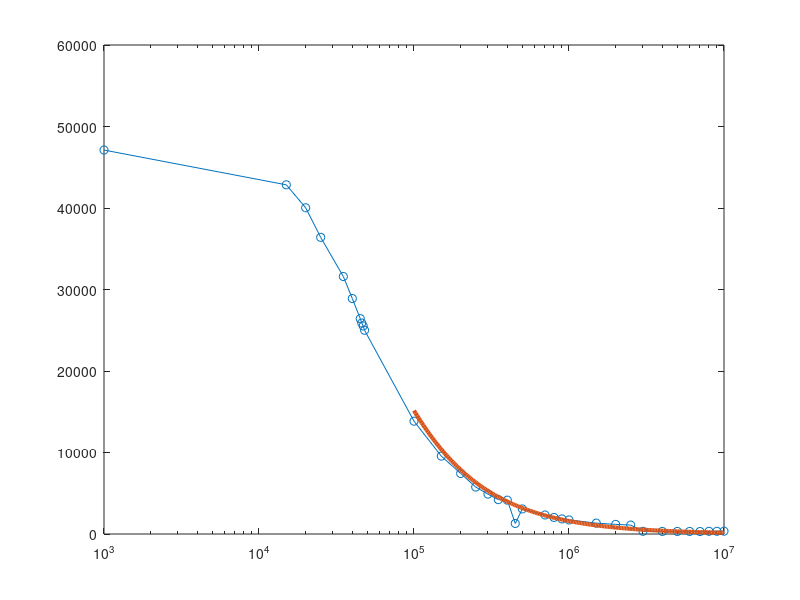

Recreate this plot in MATLAB. (Note: this script raises an error after producing the figure.)
clear all;
close all;

A0=10e4; %%dato sacado del grafico
wp=2*pi*12; %%frecuencai da corte obtenida del datasheet
sr=0.5e6;
s=tf('s');
r1=50e3;
r3=50e3;
r2=5e3;
r4=100e3;
Dm=csvread('circuito_inv_caso3_Zin_100k.csv');
Ds=csvread('circuito_inv_caso3_Zin_sim.csv');
w=[100000*2*pi:10:10000000*2*pi];


Av=A0/(1+(s/wp));
H=((r2*r3)+r1*(r3*(Av+1)+r2))/(r3*(Av+1)+r2);



[mag,phase,wout] = bode(H,w);
mag=squeeze(mag);
phase=squeeze(phase);


R=100000;
ir=Dm(:,2)-(Dm(:,3).*exp(Dm(:,4).*((1i*pi)/180)));
ir=ir./R;
z=(Dm(:,3).*exp(Dm(:,4).*((1i*pi)/180)))./ir;
figure;
semilogx(Dm(:,1).*1000,abs(z),'-o')
hold on;
semilogx(Ds(:,1),10.^(Ds(:,2)./20),'LineWidth',3);
semilogx(w./(2*pi),mag,'LineWidth',3);
formataxes('', 'Frecuencia (Hz)', 'Impedancia (ohm)', ... % titulo y ejes
                    'Medici\''on','Simulaci\''on ','C\''alculo')% legends
hold off;

figure
hold on;

semilogx(Dm(:,1).*1000,(angle(z).*(180/pi)),'-o')
semilogx(Ds(:,1),Ds(:,3),'LineWidth',3);
semilogx(w./(2*pi),phase,'LineWidth',3);
formataxes('', 'Frecuencia (Hz)', 'Fase ($\circ$)', ... % titulo y ejes
                    'Medici\''on','Simulaci\''on ','C\''alculo')% legends

hold off;